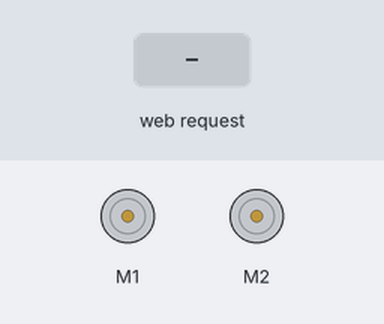
Bench run of a sketch on a simulated ESP8266 (NodeMCU). On the bench: 2 × DC motor (green arrow = forward, orange = backward, longer = faster). Inputs (shaded band) come from the test bench. WiFi joins after 1.5 s; servers stay silent unless stated; what the sketch prints to the serial monitor is not drawn.

Above: at 2.7 s.
2.8 s: HTTP request GET /FORWARD received
At 3.3 s:
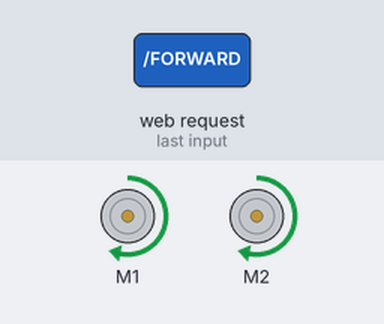
4.3 s: HTTP request GET /BACKWARD received
At 5.5 s:
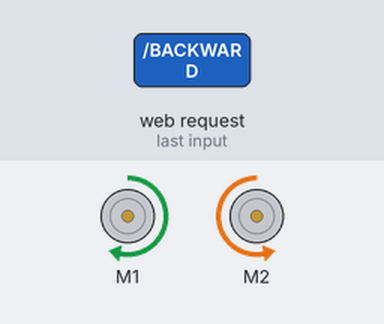
5.8 s: HTTP request GET /LEFT received
At 6.8 s:
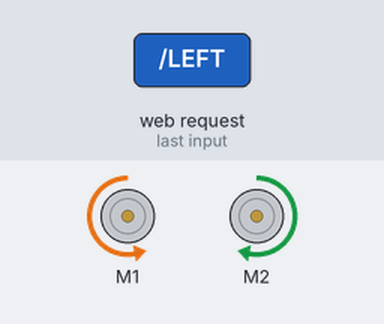
7.3 s: HTTP request GET /RIGHT received
At 8.0 s:
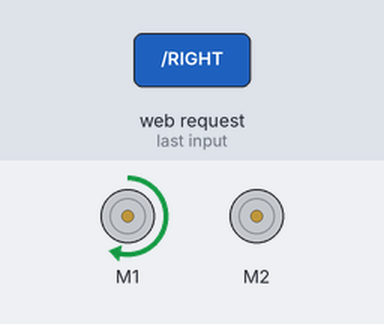
Timing chart, 0 to 9.8 s (numbered marks = the images above; inputs shaded):
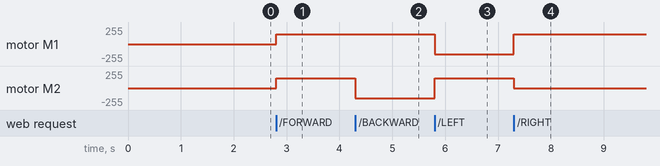

Measured:
- after the input at 2.8 s, motor M1, motor M2: stopped → forward 150/255 at once
- after the input at 4.3 s, motor M2: forward 150/255 → backward 150/255 at once
- after the input at 5.8 s, motor M1: forward 150/255 → backward 150/255 at once; motor M2: backward 150/255 → forward 150/255 at once
- after the input at 7.3 s, motor M1: backward 150/255 → forward 150/255 at once; motor M2: forward 150/255 → stopped at once

The sketch:

sheild_line_follower.ino
```cpp
#include <Wire.h>
#include <Adafruit_MotorShield.h>
#include <ESP8266WiFi.h>


// Create the motor shield object with the default I2C address
Adafruit_MotorShield AFMS = Adafruit_MotorShield();

WiFiServer server(80);

// delay variable, feel free to change it
// remember in delay() input is in milliseconds
int t_delay = 1500;

char* ssid = "ganeshr4";
char* password  = "ganesh123";

Adafruit_DCMotor *myMotor1 = AFMS.getMotor(1);
Adafruit_DCMotor *myMotor2 = AFMS.getMotor(2);

int incomingByte = 0;

void setup() {
  // put your setup code here, to run once:
  Serial.begin(9600);
  AFMS.begin();

  myMotor1->setSpeed(150);
  myMotor2->setSpeed(150);

  // Connect to WiFi network
  Serial.println();
  Serial.print("Connecting to ");
  Serial.println(ssid);

  // WiFi connecting starts
  WiFi.begin(ssid, password);
  // while loop to wait for your connection
  // Here status() function is for checking your connection
  // WL_CONNECTED is in-built variable
  while (WiFi.status() != WL_CONNECTED) {
    delay(500);
    Serial.print(".");
  }
  // If dots are printing continously, NodeMCU is not connecting
  // properly to WiFi, check your SSID and Password
  // Or keep restarting your NodeMCU

  Serial.println("");
  Serial.println("WiFi connected");
  // Start the server
  // In this case, your NodeMCU is your server
  // so only one time initialisation is enough
  server.begin();
  Serial.println("Server started");

  // Print the IP address
  Serial.print("Use this URL to connect: ");
  Serial.print("http://");
  Serial.print(WiFi.localIP());
  Serial.println("/");
}

void motor(int choice){
  switch(choice){
    case 1:{
      Serial.println("Straight");
      myMotor1->run(FORWARD);
      myMotor2->run(FORWARD);
      delay(100);
    }break;
    case 2:{
      Serial.println("Sharp Right");
      myMotor1->run(FORWARD);
      myMotor2->run(BACKWARD);
      delay(100);
    }break;
    case 3:{
      Serial.println("Sharp Left");
      myMotor1->run(BACKWARD);
      myMotor2->run(FORWARD);
      delay(100);
    }break;
    case 4:{
      Serial.println("Right");
      myMotor1->run(FORWARD);
      myMotor2->run(RELEASE);
      delay(100);
    }break;
    case 5:{
      Serial.println("Left");
      myMotor1->run(RELEASE);
      myMotor2->run(FORWARD);
      delay(100);
    }break;
    case 0:{
      Serial.println("Still");
      myMotor1->run(RELEASE);
      myMotor2->run(RELEASE);
      delay(100);
    }break;
  }
}

void loop() {
//  // put your main code here, to run repeatedly:
//  if (Serial.available() > 0) {
//                // read the incoming byte:
//                incomingByte = Serial.read();
//
//                // say what you got:
//                Serial.print("I received: ");
//                Serial.println(incomingByte-48, DEC);
//        }
////  Serial.println(j);
//  motor(incomingByte-48);
//  delay(100);
WiFiClient client = server.available();
 // we put client in loop, because we want to check the
 // connection with client continously
 if (!client) {
  // If there is no client, we cancel this instance of loop()
  return;
 }

 // Wait until the client sends some data
 Serial.println("New Client");
 // Checking connection
 while(!client.available()){
  delay(1);
 }
 // String is somewhat easier to handle char array
 // Read the first line of the request
 // request is going to contain client requests to server
 String request = client.readStringUntil('\r');
 Serial.println(request);
 client.flush();

 // Match the request
 // indexOf() function checks the string and
 // returns the index of the first occurence of
 // your search element
 // Here, we use this to our advantage and
 // manipulate your bot's movements

 if (request.indexOf("/FORWARD") != -1) {
  motor(1);
 }
 if (request.indexOf("/BACKWARD") != -1) {
  motor(2);
 }
 if (request.indexOf("/LEFT") != -1) {
  motor(3);
 }
 if (request.indexOf("/RIGHT") != -1) {
  motor(4);
 }
 if (request.indexOf("/STOP") != -1) {
  motor(0);
 }

 // some data you need to send your client
 client.println("HTTP/1.1 200 OK");
 client.println("Content-Type: text/html");
 client.println(""); // do not forget this one

 // Put your Website code here:
 client.println("<!DOCTYPE HTML>");
 client.println("<html>");
 client.println("<br><br>");
 client.println("<h1><center>WiFi-Bot</center></h1><br>");
 client.println("<h3><center>Powered By RCS</center></h3><br>");
 client.println("<hr color = green>");
 client.println("<center><a href=\"/FORWARD\"\"><button>MOVE FORWARD </button></a>");
 client.println("<a href=\"/BACKWARD\"\"><button>MOVE BACKWARD</button></a><br />");
 client.println("<a href=\"/RIGHT\"\"><button>MOVE LEFT</button></a><br />");
 client.println("<a href=\"/LEFT\"\"><button>MOVE RIGHT</button></a><br />");
 client.println("<a href =\"/STOP\"\"><button>STOP</button></a><br/>");
 client.println(" </center> <hr color= green>");
 client.println("</html>");

 delay(1);
 Serial.println("");


}
```
